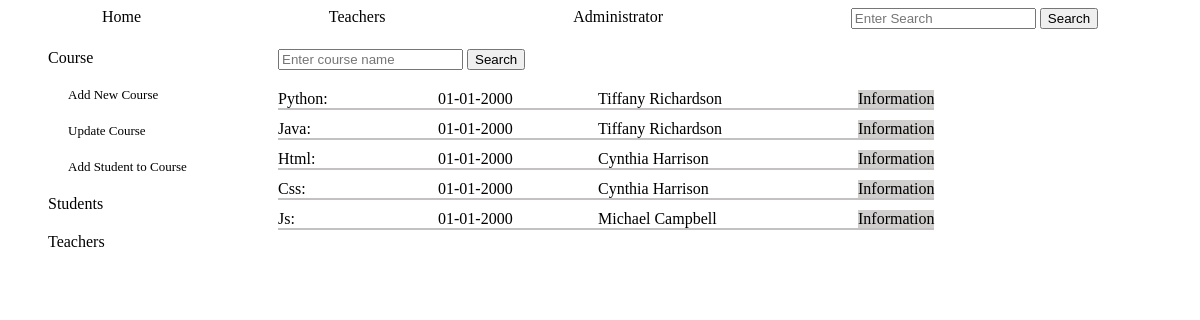
The app's page /admin_courses with its own data.
### tables this page shows
CREATE TABLE courses (
        id INTEGER PRIMARY KEY,
        name TEXT NOT NULL,
        description TEXT,
        teacher_id TEXT NOT NULL,
        start TEXT,
        day TEXT,
        time TEXT, 
        FOREIGN KEY (teacher_id) REFERENCES teachers (id)
        );

CREATE TABLE teachers (
        id INTEGER PRIMARY KEY,
        name TEXT NOT NULL,
        email TEXT NOT NULL UNIQUE,
        phone TEXT
        );

### app.py (the view, shortened to what this page needs)
@app.route('/admin_courses',methods=['GET', 'POST'])
def admin_courses():
    return render_template('admin_courses.html', courses_teachers=courses_teachers())

### crud.py (called while the page is built)
def read_all(table):
    return query(f"SELECT * FROM {table}")

### functions.py (called while the page is built)
def create_courses_objects(courses: list):
    courses_objects=[classes.Course(course[0], course[1], course[2], course[3], course[4], course[5], course[6] ) for course in courses]
    for c in courses_objects:
        c.start=f'{c.start[8:]}-{c.start[5:7]}-{c.start[0:4]}'
    return courses_objects

def create_teachers_objects(teachers: list):
    teachers_objects=[classes.Teacher(teacher[0], teacher[1], teacher[2], teacher[3]) for teacher in teachers]
    return teachers_objects

def courses_teachers():
    courses_teachers=[]
    for course in create_courses_objects(crud.read_all('courses')):
        for teacher in create_teachers_objects(crud.read_all('teachers')):
            if course.teacher_id==str(teacher.tid):
                course_teacher=classes.Course(course.tid, course.name, course.description, teacher.name, course.start, course.day, course.time)
                courses_teachers.append(course_teacher)
    return courses_teachers

### setup_db.py (called while the page is built)
def query(sql):
    with sqlite3.connect('students.db') as conn:
        cur=conn.cursor()
        cur.execute(sql)
        return cur.fetchall()

### templates/admin_courses.html (shortened to what this page needs)
{% include "admin_nav_courses.html" %}
    <div class="admin_courses_main">
        <div class="course_search">
            <form action="" method="POST">
                <input type="text" name="search" placeholder="Enter course name">
                <input type="submit" value="Search">
            </form>
        </div>
        <div class="courses_list">
        {% for course in courses_teachers %}
            <div class="course_info">
                <div class="course_name"> {{course.name}}:</div>
                <div class="course_start">{{course.start}}</div>
                <div class="course_teacher">{{course.teacher_id}}</div>
                <a href="/course_info/{{course.tid}}">Information</a>
            </div>
        {% endfor %}
        </div>
    </div>
</div>

### templates/admin_nav_courses.html
{% extends "base.html" %}
{% block content %}
<div class="admin_pages">
    <div class="links">
        <div class="link"><a href="/admin_courses">Course</a></div>
            <div class="more_links">
                <div class="link"><a href="/add_course">Add New Course</a></div>
                <div class="link"><a href="/update_courses">Update Course</a></div>
                <div class="link"><a href="/course_registration">Add Student to Course</a></div>
            </div>
        <div class="link"><a href="/admin_students">Students</a></div>
        <div class="link"><a href="/admin_teachers">Teachers</a></div>
    </div>
{% endblock %}

### templates/base.html
{% include "header.html" %}
{% block content %}
{% endblock %}

### templates/header.html (shortened to what this page needs)
<!DOCTYPE html>
<html lang="en">
<head>
    <link rel="stylesheet" href="../static/style.css">
</head>
<body>
 <div class="navbar">
    <a href="/home">Home</a>
    <a href="/teachers">Teachers</a>
    <a href="/administrator">Administrator</a>
    <form action="" method="post">
        <input type="text" name="search" placeholder="Enter Search">
        <input type="submit" value="Search">
    </form>
 </div>

### static/style.css (style rules this page uses)
.links { display: flex; flex-direction: column; gap: 20px; margin-left: 20px; grid-column: 1; }
.link>* { text-decoration: none; color: black; }
.more_links { display: flex; flex-direction: column; gap: 20px; margin-left: 20px; font-size:small; width: 120px; }
.navbar { width: 100%; text-decoration: none; display: flex; justify-content: space-around; }
.navbar>* { text-decoration: none; color: black; }
.admin_pages { display: grid; grid-template-columns: max-content max-content; gap: 90px; margin-top: 20px; margin-left: 20px; }
.admin_courses_main { grid-column: 2; display: flex; flex-direction: column; gap:10px; }
.courses_list { display: flex; flex-direction: column; gap:10px; }
.course_info { display: flex; gap: 10px; justify-content: left; border-bottom: solid; border-width: 2px; border-color: rgb(195, 193, 193); }
.course_info>a { text-decoration: none; color: black; background-color: rgb(209, 206, 206); }
.course_name { width: 150px; }
.course_start { width:150px ; }
.course_teacher { width: 250px; }

### records on screen
courses: name "Python"
teachers: teacher_id "Tiffany Richardson" "Tiffany Richardson"
courses: name "Java"
courses: name "Html"
teachers: teacher_id "Cynthia Harrison" "Cynthia Harrison"
courses: name "Css"
courses: name "Js"
teachers: teacher_id "Michael Campbell"

### other values on screen
{{ course.start }} "01-01-2000" "01-01-2000" "01-01-2000" "01-01-2000" "01-01-2000"
